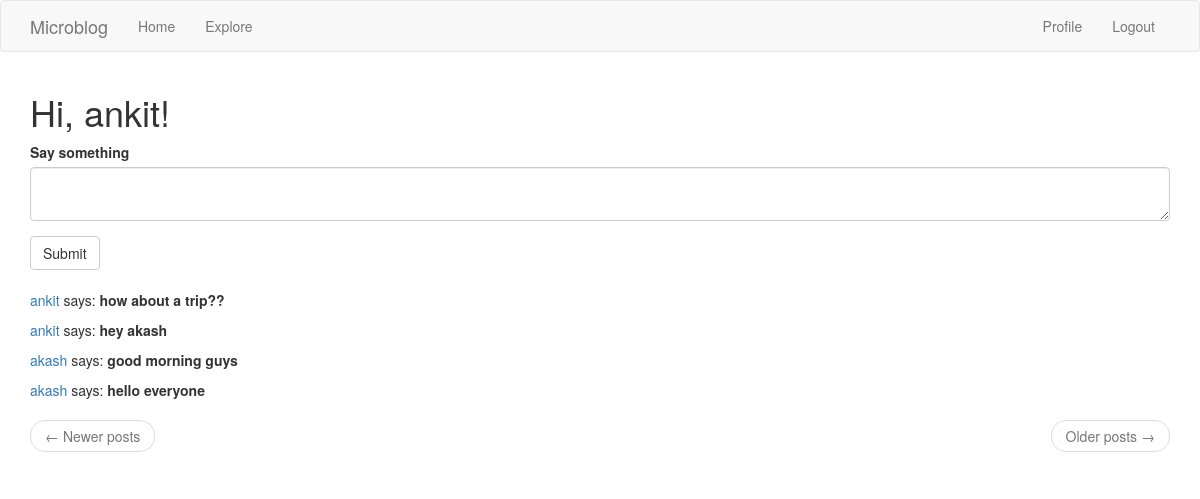
The page /index (signed in) on the database its author committed.
### app/models.py (models this page shows, shortened)
class User(UserMixin, db.Model):
    id = db.Column(db.Integer, primary_key=True)
    username = db.Column(db.String(64), index=True, unique=True)
    email = db.Column(db.String(120), index=True, unique=True)
    password_hash = db.Column(db.String(128))
    posts = db.relationship('Post', backref='author', lazy='dynamic')
    about_me = db.Column(db.String(140))
    last_seen = db.Column(db.DateTime, default=datetime.utcnow)
    followed = db.relationship(
        'User', secondary=followers,
        primaryjoin=(followers.c.follower_id == id),
        secondaryjoin=(followers.c.followed_id == id),
        backref=db.backref('followers', lazy='dynamic'), lazy='dynamic')
    def followed_posts(self):
        followed = Post.query.join(
            followers, (followers.c.followed_id == Post.user_id)).filter(
                followers.c.follower_id == self.id)
        own = Post.query.filter_by(user_id=self.id)
        return followed.union(own).order_by(Post.timestamp.desc())

class Post(db.Model):
    id = db.Column(db.Integer, primary_key=True)
    body = db.Column(db.String(140))
    timestamp = db.Column(db.DateTime, index=True, default=datetime.utcnow)
    user_id = db.Column(db.Integer, db.ForeignKey('user.id'))

### app/routes.py (the view)
@app.route('/', methods=['GET', 'POST'])
@app.route('/index', methods=['GET', 'POST'])
@login_required
def index():
    form = PostForm()
    if form.validate_on_submit():
        post = Post(body=form.post.data, author=current_user)
        db.session.add(post)
        db.session.commit()
        flash('Your post is now live!')
        return redirect(url_for('index'))
    page = request.args.get('page', 1, type=int)
    posts = current_user.followed_posts().paginate(
        page, app.config['POSTS_PER_PAGE'], False)
    next_url = url_for('index', page=posts.next_num) \
        if posts.has_next else None
    prev_url = url_for('index', page=posts.prev_num) \
        if posts.has_prev else None
    return render_template('index.html', title='Home', form=form,
                           posts=posts.items, next_url=next_url,
                           prev_url=prev_url)

### app/forms.py
class PostForm(FlaskForm):
    post = TextAreaField('Say something', validators=[DataRequired()])
    submit = SubmitField('Submit')

### app/models.py (called while the page is built)
@login.user_loader
def load_user(id):
    return User.query.get(int(id))

### app/routes.py (called while the page is built)
@app.before_request
def before_request():
    if current_user.is_authenticated:
        current_user.last_seen = datetime.utcnow()
        db.session.commit()
        g.locale = str(get_locale())

### app/templates/index.html
{% extends "base.html" %}
{% import 'bootstrap/wtf.html' as wtf %}
{% block app_content %}
    <h1>Hi, {{ current_user.username }}!</h1>
    {% if form %}
        {{ wtf.quick_form(form) }}
        <br>
    {% endif %}
    {% for post in posts %}
    <p>
        <a href="{{ url_for('user', username=post.author.username) }}">
            {{ post.author.username }}
        </a>
        says: <b>{{ post.body }}</b>
    </p>
    {% endfor %}
    <nav aria-label="...">
        <ul class="pager">
            <li class="previous{% if not prev_url %} disabled{% endif %}">
                <a href="{{ prev_url or '#' }}">
                    <span aria-hidden="true">&larr;</span> Newer posts
                </a>
            </li>
            <li class="next{% if not next_url %} disabled{% endif %}">
                <a href="{{ next_url or '#' }}">
                    Older posts <span aria-hidden="true">&rarr;</span>
                </a>
            </li>
        </ul>
    </nav>
{% endblock %}

### rows shown on the page
User: username "ankit"
Post: author.username "ankit", body "how about a trip??"
Post: author.username "ankit", body "hey akash"
Post: author.username "akash", body "good morning guys"
Post: author.username "akash", body "hello everyone"
